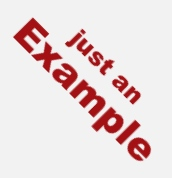
#> input picture example.jpg, 172 x 178 px, found by its file name
$ python sem1_as8.py
#> lines starting #> are read from the running program, lines starting #| are printed output that depends on the picture
"""Assignment 8: Image Histogram and Visualization
Description:

Load the image example.jpg in grayscale using OpenCV and Pillow.
Calculate the pixel intensity histogram.
Visualize the histogram.
Save the results.
"""

import cv2
from PIL import Image
import matplotlib.pyplot as plt

# 0. Load the image example.jpg in grayscale using OpenCV and Pillow.
path = '/Users/is/VSCode/computer_vision_hse/seminars/seminar_1/example.jpg'
img = cv2.imread(path, cv2.IMREAD_GRAYSCALE)
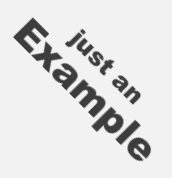
#> img: shape (178, 172); min 57, max 246, mean 221.8
img_reshaped = img.reshape(-1)

# 1. Calculate the pixel intensity histogram.
fig, ax = plt.subplots()
ax.hist(img_reshaped)

# 2. Visualize the histogram.
plt.show()
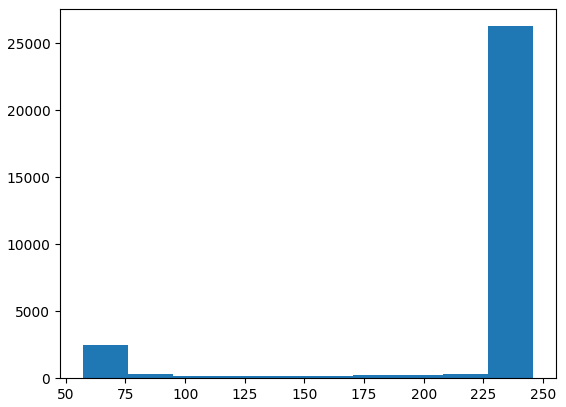
#> figure drawn by matplotlib, 1 panel; tallest bar 26264 high, from x = 227.1 to 246

# 3. Save the results.
output_dir ='/Users/is/VSCode/computer_vision_hse/seminars/seminar_1/output/'
fig.savefig(output_dir + 'hist.png')
